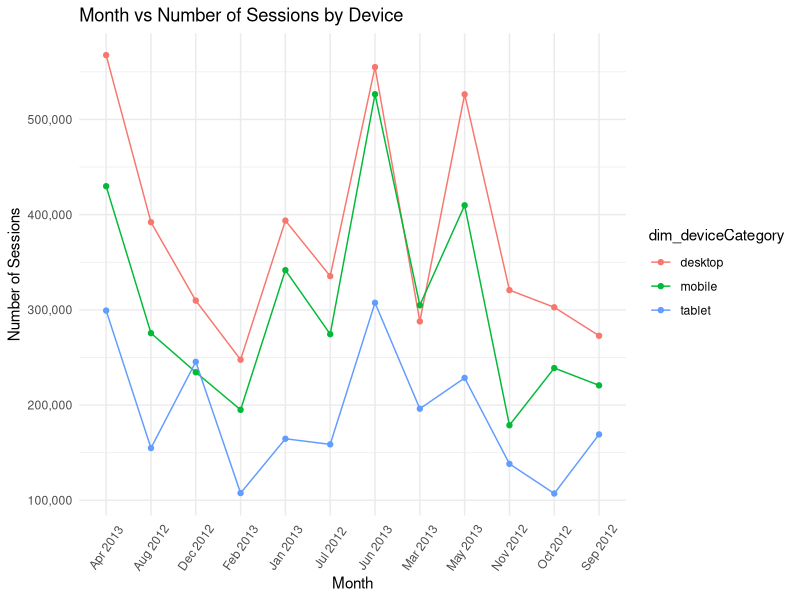
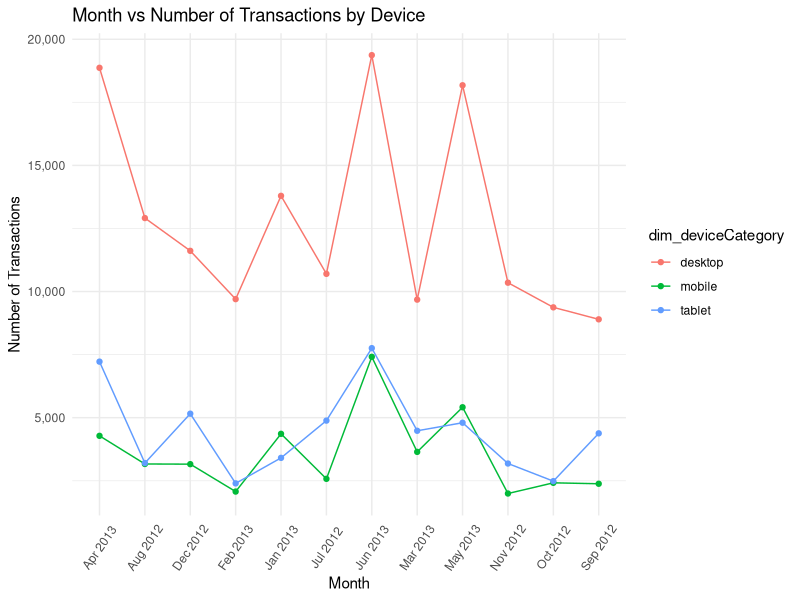
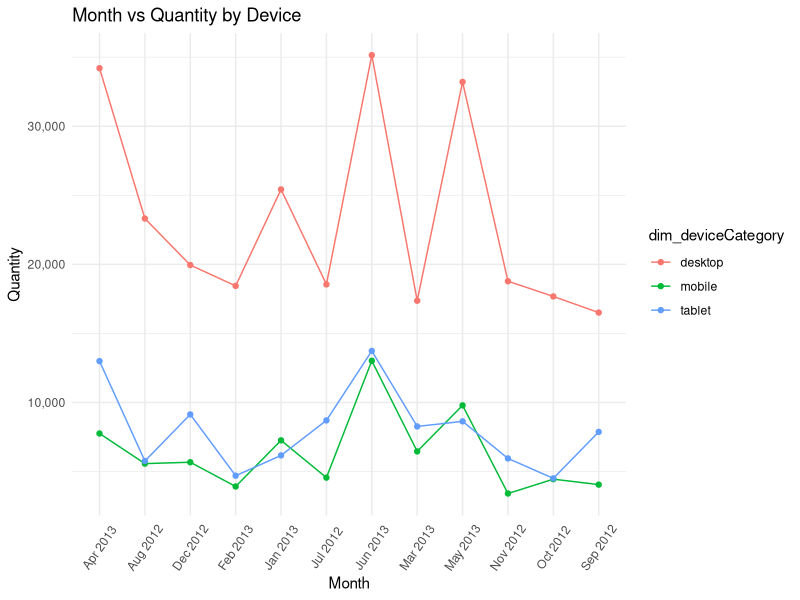
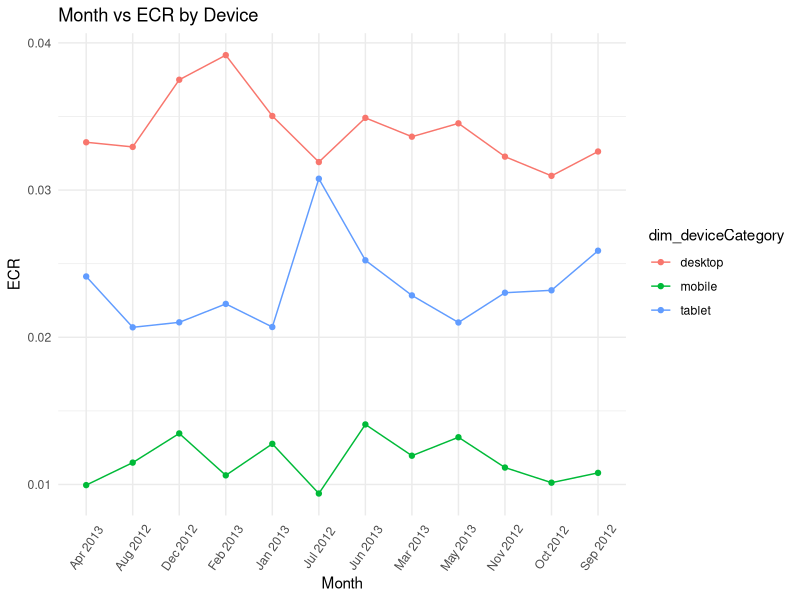
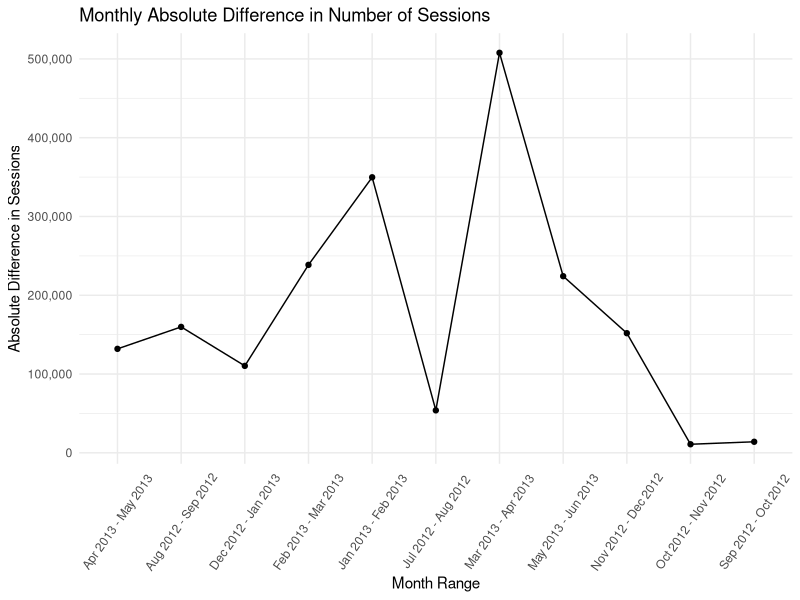
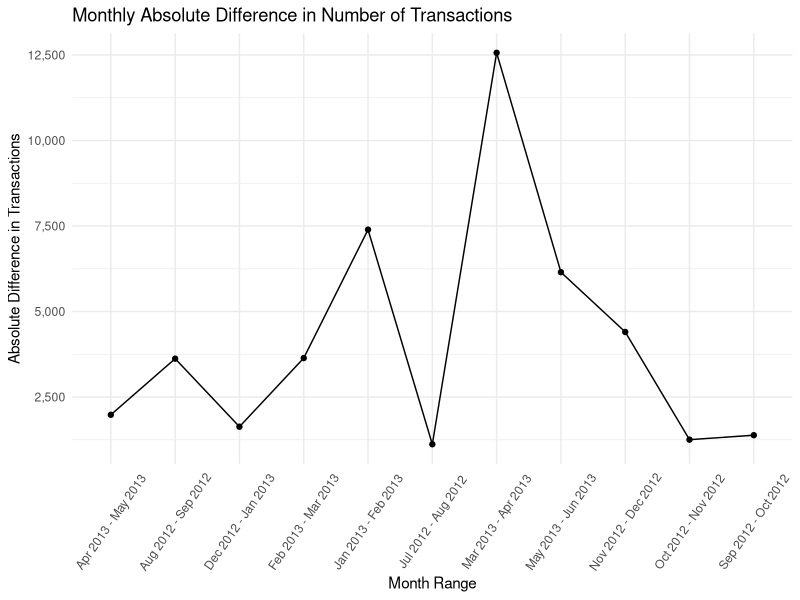
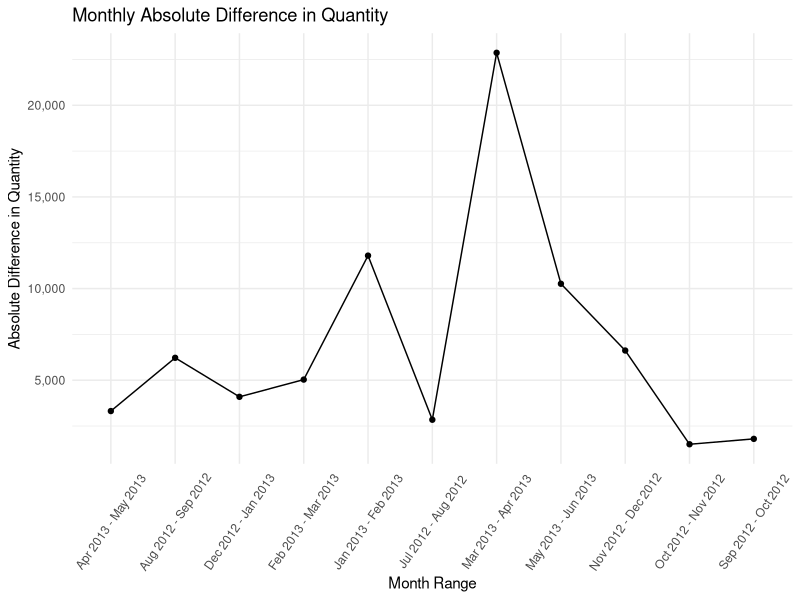
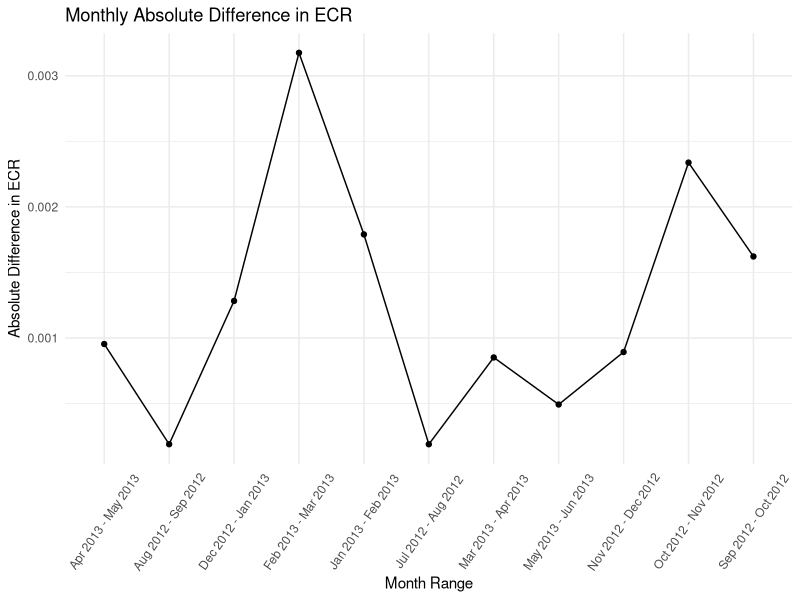

Recreate these plots in R, in order.
# IXIS Data Science Challenge
# Josh Lovering
# 7/2/2021 - 7/3/2021

# This program generates plots to represent findings from the
# data generated from aggregate_data.R

##################################
## import libraries and set cwd ##
##################################

library(ggplot2)
theme_set(theme_minimal())
library(scales)
library(readxl) 
library(openxlsx)
setwd(dirname(rstudioapi::getActiveDocumentContext()$path))

#################
## import data ##
#################

list_of_dfs <- lapply(1:2, function(i) read_excel("aggregated_output.xlsx", sheet = i))
month_device <- list_of_dfs[[1]]
month_over_month <- list_of_dfs[[2]]

###########################
## create visualizations ##
###########################

## generates lineplot based on parameters
generate_lineplot <- function(data, x, y, colour, group, title, xlab, ylab, filename) {
  plot <- ggplot(data = data, aes_string(x=x, y=y, colour=colour, group=group))+
    geom_line()+
    geom_point()+
    theme(axis.text.x = element_text(angle = 55, vjust = 0.5))+
    ggtitle(title)+
    xlab(xlab)+
    ylab(ylab)+
    scale_y_continuous(labels = comma)+
    scale_x_discrete(limits=data$x)
  ggsave(paste("visualizations/", filename, sep=""), width = 8, height = 5)
  return(plot)
}

## generate a lineplot for each metric by month and device
generate_lineplot(month_device,
                  'dim_month_year',
                  'sessions',
                  'dim_deviceCategory',
                  'dim_deviceCategory',
                  "Month vs Number of Sessions by Device",
                  "Month",
                  "Number of Sessions",
                  "month_sessions_device.png")
generate_lineplot(month_device,
                  'dim_month_year',
                  'transactions',
                  'dim_deviceCategory',
                  'dim_deviceCategory',
                  "Month vs Number of Transactions by Device",
                  "Month",
                  "Number of Transactions",
                  "month_transactions_device.png")
generate_lineplot(month_device,
                  'dim_month_year',
                  'QTY',
                  'dim_deviceCategory',
                  'dim_deviceCategory',
                  "Month vs Quantity by Device",
                  "Month",
                  "Quantity",
                  "month_QTY_device.png")
generate_lineplot(month_device,
                  'dim_month_year',
                  'ECR',
                  'dim_deviceCategory',
                  'dim_deviceCategory',
                  "Month vs ECR by Device",
                  "Month",
                  "ECR",
                  "month_ECR_device.png")

## generate lineplot of absolute difference for each metric monthly
generate_lineplot(month_over_month,
                  'timeframe',
                  'sessions_absolute_difference',
                  NULL,
                  1,
                  "Monthly Absolute Difference in Number of Sessions",
                  "Month Range",
                  "Absolute Difference in Sessions",
                  "monthly_sessions_absolute_difference.png")
generate_lineplot(month_over_month,
                  'timeframe',
                  'transactions_absolute_difference',
                  NULL,
                  1,
                  "Monthly Absolute Difference in Number of Transactions",
                  "Month Range",
                  "Absolute Difference in Transactions",
                  "monthly_transactions_absolute_difference.png")
generate_lineplot(month_over_month,
                  'timeframe',
                  'QTY_absolute_difference',
                  NULL,
                  1,
                  "Monthly Absolute Difference in Quantity",
                  "Month Range",
                  "Absolute Difference in Quantity",
                  "monthly_QTY_absolute_difference.png")
generate_lineplot(month_over_month,
                  'timeframe',
                  'ECR_absolute_difference',
                  NULL,
                  1,
                  "Monthly Absolute Difference in ECR",
                  "Month Range",
                  "Absolute Difference in ECR",
                  "monthly_ECR_absolute_difference.png")
generate_lineplot(month_over_month,
                  'timeframe',
                  'addsToCart_absolute_difference',
                  NULL,
                  1,
                  "Monthly Absolute Difference in Adds to Cart",
                  "Month Range",
                  "Absolute Difference in Adds to Cart",
                  "monthly_addsToCart_absolute_difference.png")

## generate lineplot of relative difference for each metric monthly
generate_lineplot(month_over_month,
                  'timeframe',
                  'sessions_relative_difference',
                  NULL,
                  1,
                  "Monthly Relative Difference in Number of Sessions",
                  "Month Range",
                  "Relative Difference in Sessions (%)",
                  "monthly_sessions_relative_difference.png")
generate_lineplot(month_over_month,
                  'timeframe',
                  'transactions_relative_difference',
                  NULL,
                  1,
                  "Monthly Relative Difference in Number of Transactions",
                  "Month Range",
                  "Relative Difference in Transactions (%)",
                  "monthly_transactions_relative_difference.png")
generate_lineplot(month_over_month,
                  'timeframe',
                  'QTY_relative_difference',
                  NULL,
                  1,
                  "Monthly Relative Difference in Quantity",
                  "Month Range",
                  "Relative Difference in Quantity (%)",
                  "monthly_QTY_relative_difference.png")
generate_lineplot(month_over_month,
                  'timeframe',
                  'ECR_relative_difference',
                  NULL,
                  1,
                  "Monthly Relative Difference in ECR",
                  "Month Range",
                  "Relative Difference in ECR (%)",
                  "monthly_ECR_relative_difference.png")
generate_lineplot(month_over_month,
                  'timeframe',
                  'addsToCart_relative_difference',
                  NULL,
                  1,
                  "Monthly Relative Difference in Adds to Cart",
                  "Month Range",
                  "Relative Difference in Adds to Cart (%)",
                  "monthly_addsToCart_relative_difference.png")

## Relative change of all metrics on one plot
ggplot(data = month_over_month, aes(x=timeframe, group=1))+
  geom_line(aes(y=sessions_relative_difference, color='Sessions'))+
  geom_line(aes(y=transactions_relative_difference, color='Transactions'))+
  geom_line(aes(y=QTY_relative_difference, color='QTY'))+
  geom_line(aes(y=ECR_relative_difference, color='ECR'))+
  geom_line(aes(y=addsToCart_relative_difference, color='Adds to Cart'))+
  theme(axis.text.x = element_text(angle = 55, vjust = 0.5,))+ 
  ggtitle("Monthly Relative Difference for all Metrics")+
  xlab("Month Range")+
  ylab("Relative Difference (%)")+
  labs(color = "Metric") +
  scale_x_discrete(limits=month_over_month$timeframe)
ggsave("visualizations/monthly_all_relative_difference.png", width = 8, height = 5)
